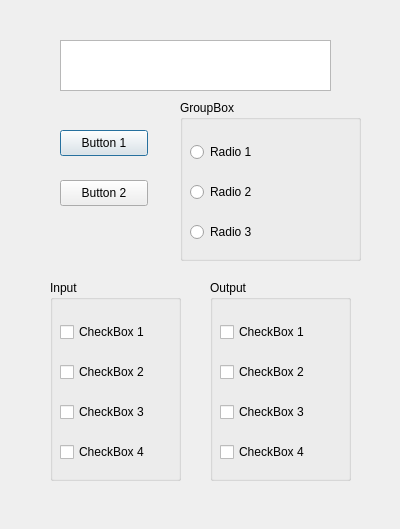
<?xml version="1.0" encoding="UTF-8"?>
<ui version="4.0">
 <class>Dialog</class>
 <widget class="QDialog" name="Dialog">
  <property name="geometry">
   <rect>
    <x>0</x>
    <y>0</y>
    <width>400</width>
    <height>529</height>
   </rect>
  </property>
  <property name="windowTitle">
   <string>Dialog</string>
  </property>
  <widget class="QTextEdit" name="textEdit">
   <property name="geometry">
    <rect>
     <x>60</x>
     <y>40</y>
     <width>271</width>
     <height>51</height>
    </rect>
   </property>
  </widget>
  <widget class="QPushButton" name="pushButton_1">
   <property name="geometry">
    <rect>
     <x>60</x>
     <y>130</y>
     <width>88</width>
     <height>26</height>
    </rect>
   </property>
   <property name="text">
    <string>Button 1</string>
   </property>
  </widget>
  <widget class="QPushButton" name="pushButton_2">
   <property name="geometry">
    <rect>
     <x>60</x>
     <y>180</y>
     <width>88</width>
     <height>26</height>
    </rect>
   </property>
   <property name="text">
    <string>Button 2</string>
   </property>
  </widget>
  <widget class="QGroupBox" name="groupBox">
   <property name="geometry">
    <rect>
     <x>180</x>
     <y>100</y>
     <width>181</width>
     <height>161</height>
    </rect>
   </property>
   <property name="title">
    <string>GroupBox</string>
   </property>
   <widget class="QRadioButton" name="radio_1">
    <property name="geometry">
     <rect>
      <x>10</x>
      <y>40</y>
      <width>111</width>
      <height>24</height>
     </rect>
    </property>
    <property name="text">
     <string>Radio 1</string>
    </property>
   </widget>
   <widget class="QRadioButton" name="radio_2">
    <property name="geometry">
     <rect>
      <x>10</x>
      <y>80</y>
      <width>111</width>
      <height>24</height>
     </rect>
    </property>
    <property name="text">
     <string>Radio 2</string>
    </property>
   </widget>
   <widget class="QRadioButton" name="radio_3">
    <property name="geometry">
     <rect>
      <x>10</x>
      <y>120</y>
      <width>111</width>
      <height>24</height>
     </rect>
    </property>
    <property name="text">
     <string>Radio 3</string>
    </property>
   </widget>
  </widget>
  <widget class="QGroupBox" name="groupBox_2">
   <property name="geometry">
    <rect>
     <x>50</x>
     <y>280</y>
     <width>131</width>
     <height>201</height>
    </rect>
   </property>
   <property name="title">
    <string>Input</string>
   </property>
   <widget class="QCheckBox" name="check_1_input">
    <property name="geometry">
     <rect>
      <x>10</x>
      <y>40</y>
      <width>101</width>
      <height>24</height>
     </rect>
    </property>
    <property name="text">
     <string>CheckBox 1</string>
    </property>
   </widget>
   <widget class="QCheckBox" name="check_2_input">
    <property name="geometry">
     <rect>
      <x>10</x>
      <y>80</y>
      <width>101</width>
      <height>24</height>
     </rect>
    </property>
    <property name="text">
     <string>CheckBox 2</string>
    </property>
   </widget>
   <widget class="QCheckBox" name="check_3_input">
    <property name="geometry">
     <rect>
      <x>10</x>
      <y>120</y>
      <width>101</width>
      <height>24</height>
     </rect>
    </property>
    <property name="text">
     <string>CheckBox 3</string>
    </property>
   </widget>
   <widget class="QCheckBox" name="check_4_input">
    <property name="geometry">
     <rect>
      <x>10</x>
      <y>160</y>
      <width>101</width>
      <height>24</height>
     </rect>
    </property>
    <property name="text">
     <string>CheckBox 4</string>
    </property>
   </widget>
  </widget>
  <widget class="QGroupBox" name="groupBox_3">
   <property name="geometry">
    <rect>
     <x>210</x>
     <y>280</y>
     <width>141</width>
     <height>201</height>
    </rect>
   </property>
   <property name="title">
    <string>Output</string>
   </property>
   <widget class="QCheckBox" name="check_1_out">
    <property name="geometry">
     <rect>
      <x>10</x>
      <y>40</y>
      <width>101</width>
      <height>24</height>
     </rect>
    </property>
    <property name="text">
     <string>CheckBox 1</string>
    </property>
   </widget>
   <widget class="QCheckBox" name="check_2_out">
    <property name="geometry">
     <rect>
      <x>10</x>
      <y>80</y>
      <width>101</width>
      <height>24</height>
     </rect>
    </property>
    <property name="text">
     <string>CheckBox 2</string>
    </property>
   </widget>
   <widget class="QCheckBox" name="check_3_out">
    <property name="geometry">
     <rect>
      <x>10</x>
      <y>120</y>
      <width>101</width>
      <height>24</height>
     </rect>
    </property>
    <property name="text">
     <string>CheckBox 3</string>
    </property>
   </widget>
   <widget class="QCheckBox" name="check_4_out">
    <property name="geometry">
     <rect>
      <x>10</x>
      <y>160</y>
      <width>101</width>
      <height>24</height>
     </rect>
    </property>
    <property name="text">
     <string>CheckBox 4</string>
    </property>
   </widget>
  </widget>
 </widget>
 <resources/>
 <connections/>
</ui>
